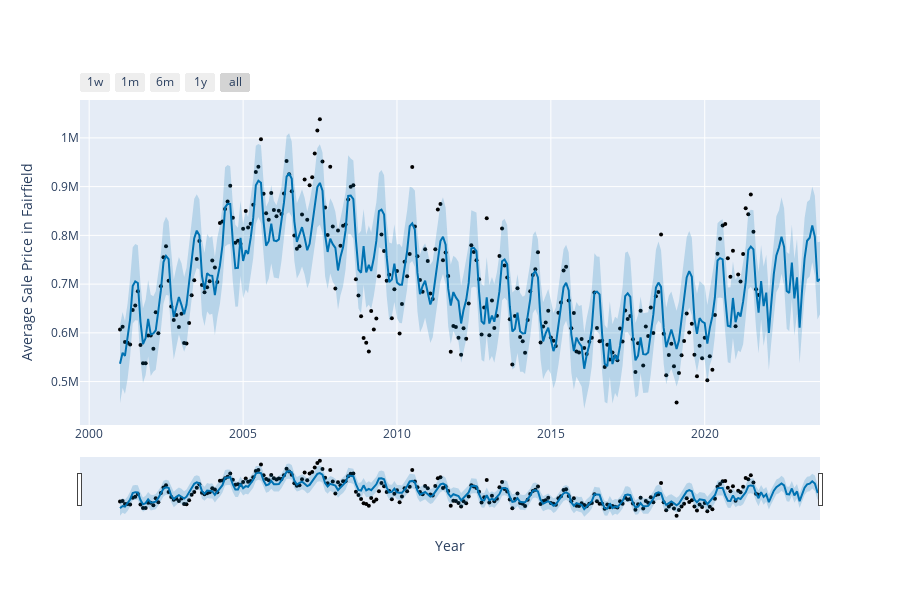

Notebook cell for this chart:
### Markdown cell above
## Plotting the final figure using prophet model and forecast data

### Code cell
from prophet.plot import plot_plotly, plot_components_plotly
plot_plotly(m, forecast,xlabel='Year',ylabel='Average Sale Price in '+county_name)

### Figure 1 — Plotly figure (JSON) as saved in the notebook; plotly's stock layout.template omitted (floating-point values rounded to 4 significant figures; data arrays with more than 128 entries replaced by an {"elided": "..."} marker saying what was removed)
{"data": [{"marker": {"color": "black", "size": 4}, "mode": "markers", "name": "Actual", "type": "scatter", "x": {"elided": "250 str values"}, "y": {"elided": "250 float values"}}, {"hoverinfo": "skip", "line": {"width": 0}, "mode": "lines", "type": "scatter", "x": {"elided": "274 str values"}, "y": {"elided": "274 float values"}}, {"fill": "tonexty", "fillcolor": "rgba(0, 114, 178, 0.2)", "line": {"color": "#0072B2", "width": 2}, "mode": "lines", "name": "Predicted", "type": "scatter", "x": {"elided": "274 str values"}, "y": {"elided": "274 float values"}}, {"fill": "tonexty", "fillcolor": "rgba(0, 114, 178, 0.2)", "hoverinfo": "skip", "line": {"width": 0}, "mode": "lines", "type": "scatter", "x": {"elided": "274 str values"}, "y": {"elided": "274 float values"}}], "layout": {"height": 600, "showlegend": false, "width": 900, "xaxis": {"rangeselector": {"buttons": [{"count": 7, "label": "1w", "step": "day", "stepmode": "backward"}, {"count": 1, "label": "1m", "step": "month", "stepmode": "backward"}, {"count": 6, "label": "6m", "step": "month", "stepmode": "backward"}, {"count": 1, "label": "1y", "step": "year", "stepmode": "backward"}, {"step": "all"}]}, "rangeslider": {"visible": true}, "title": {"text": "Year"}, "type": "date"}, "yaxis": {"title": {"text": "Average Sale Price in Fairfield"}}}}
